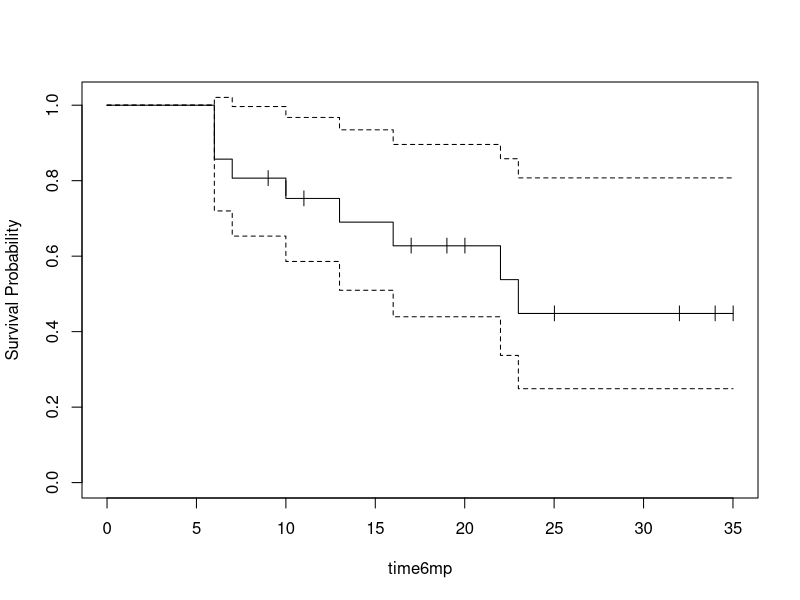
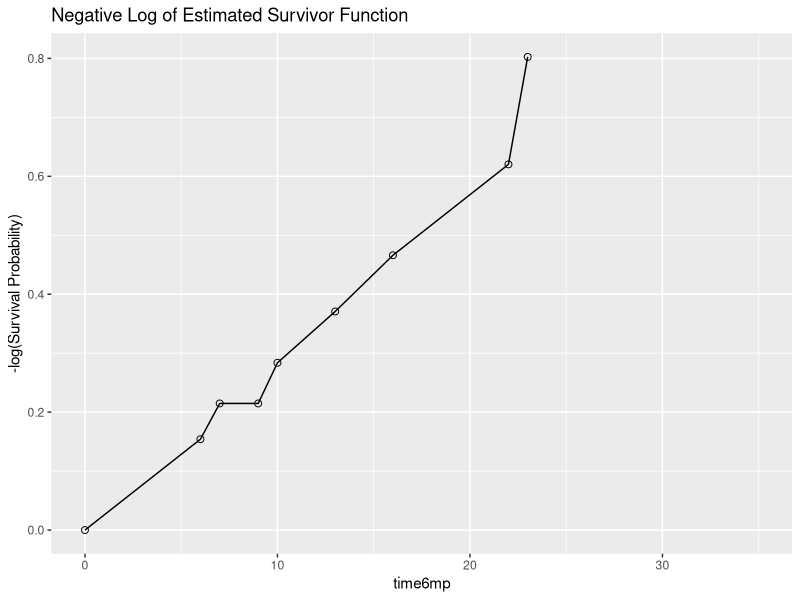
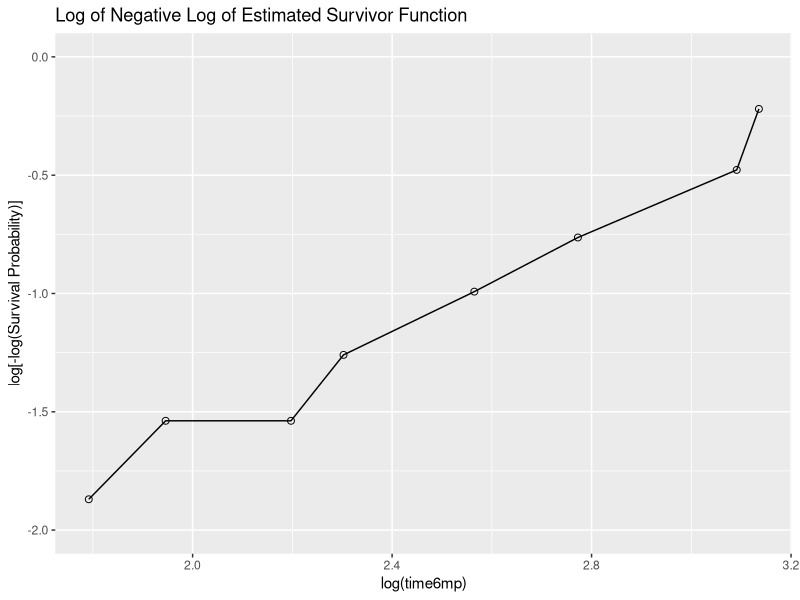
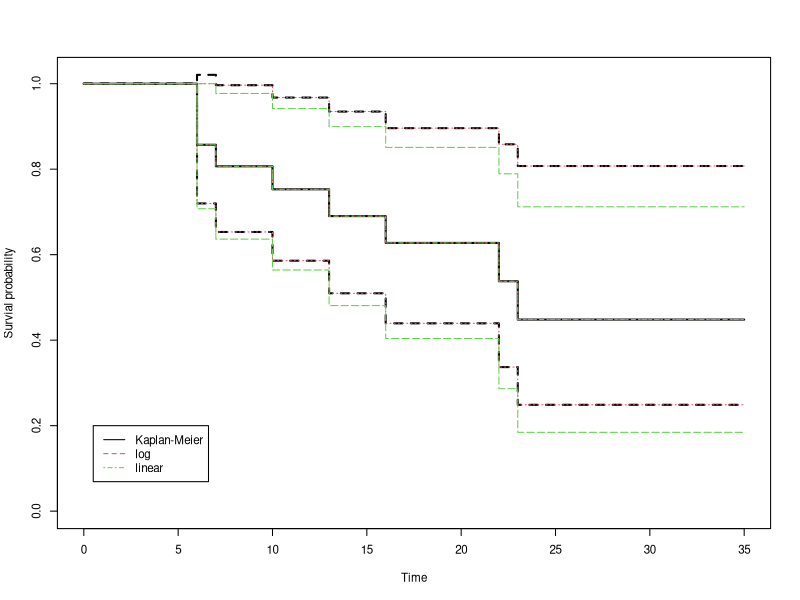
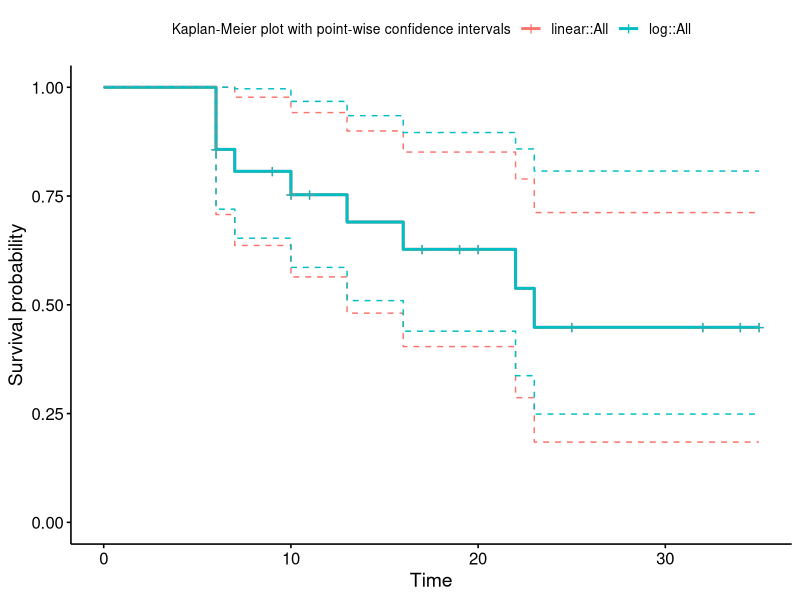
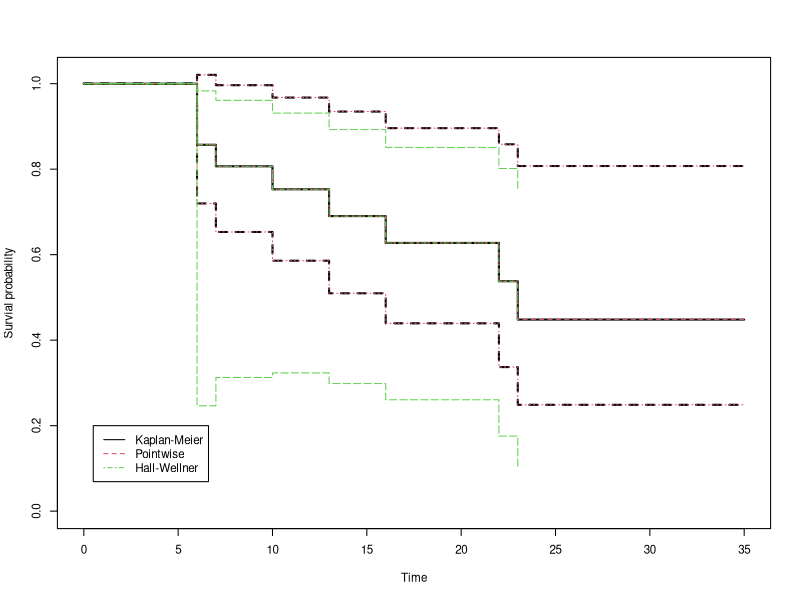

Reproduce these figures in R, in order.
## ---- chunk 1
knitr::opts_chunk$set(echo = T, warning = F, message = F, 
                      fig.align = "center",
                      fig.width = 6, fig.height = 4
                      )
## ---- chunk 2
MP6 <- data.frame(pair = 1:21, rstatus = c('p', rep('c', 10), 'p', 'c',
                                           'c','c', 'p','p',rep('c',4)),
                  timep = c(1,22,3,12,8,17,2,11,8,12,
                            2,5,4,15,8,23,5,11,4,1,8), 
                  time6mp = c(10,7,32,23,22,6,16,34,32,25,11,20,
                              19,6,17,35,6,13,9,6,10),
                  cstatus = c(1,1,0,1,1,1,1,0,0,0,0,0,0,1,0,0,1,1,0,0,0))
## ---- chunk 3
library(survival)
library(survminer)
censored <- Surv(MP6$time6mp, MP6$cstatus) #Creates a survival object
censored[1:10] 

f1 <- survfit(Surv(time6mp, cstatus) ~ 1, data = MP6, conf.type="none") 
table1 <- summary(f1, times = c(0, unique(MP6$time6mp)))
# times is the vector on which you want to get the estimated survival function values.
table1 <- data.frame(time = table1$time, survival = table1$surv, failure = 1-table1$surv, 
                     Survival.Std.Err = table1$std.err, No.Left = table1$n.risk, 
                     No.Failed = table1$n.event, No.Censored = table1$n.censor)
# Extract all information we need to build a data frame.
print(table1[, 1:7], row.names = FALSE)

## ---- chunk 4
plot(f1, mark="|", xlab = 'time6mp', ylab = 'Survival Probability')

## ---- chunk 5
table2 <- table1[c(table1$No.Failed > 0), ]
table2 <- data.frame(rbind(table1[1, ], table2, table1[17, ]))
# I do the data cleaning here. Extract all event happening rows out of table 1 and insert 
# the first and the last row to build the table2.

ggplot(data = table2) + geom_line(aes(x = time, y = -log(survival))) +
  geom_point(aes(x = time, y = -log(survival)), size = 2, shape = 1) +
  labs(title = 'Negative Log of Estimated Survivor Function') +
  ylab('-log(Survival Probability)') + xlab('time6mp') +
  scale_x_continuous(limits = c(0, 35))
## ---- chunk 6
# The first row of table2 is discarded since we don't need the value of log(0).
ggplot(data = table2[2:9, ]) + geom_line(aes(x = log(time), y = log(-log(survival)))) +
  geom_point(aes(x = log(time), y = log(-log(survival))), size = 2, shape = 1) +
  labs(title = 'Log of Negative Log of Estimated Survivor Function') +
  ylab('log[-log(Survival Probability)]') + xlab('log(time6mp)') +
  scale_y_continuous(limits = c(-2, 0))
## ---- chunk 7
f1 <- survfit(Surv(time6mp, cstatus) ~ 1, data = MP6, conf.type = 'none')
ci.log<-survfit(Surv(time6mp, cstatus) ~ 1, data = MP6, conf.type = 'log')
ci.linear<-survfit(Surv(time6mp, cstatus) ~ 1, data = MP6, conf.type = 'plain')
par(cex=.7)
plot(f1,xlab="Time",ylab="Survial probability",lwd=2)
lines(ci.log, lty=2,col=2)
lines(ci.linear, lty=4,col=3)
legend(0.5, .2, c("Kaplan-Meier", "log", "linear"), lty=c(1,2,4),col=c(1,2,3))
## ---- chunk 8
##Better looking plots can be obtained using function ggsurvplot()
fit <- list(linear = ci.linear, log = ci.log)
ggsurvplot(fit = fit, data = censored, combine = TRUE, 
conf.int = TRUE, conf.int.style = 'step',
legend.title = 'Kaplan-Meier plot with point-wise confidence intervals')
## ---- chunk 9
library(km.ci)

f1 <- survfit(Surv(time6mp, cstatus) ~ 1, data = MP6, conf.type="none")
ci.log<-km.ci(f1, conf.level=0.95, method="log")
cb.hw<-km.ci(f1, conf.level=0.95, method="loghall")
par(cex=.7)

plot(f1,lwd=2,xlab="Time",ylab="Survial probability")
lines(ci.log, lty=2,col=2)
lines(cb.hw, lty=4,col=3)
legend(0.5, .2, c("Kaplan-Meier", "Pointwise", "Hall-Wellner"), lty=c(1,2,4),col=c(1,2,3))

